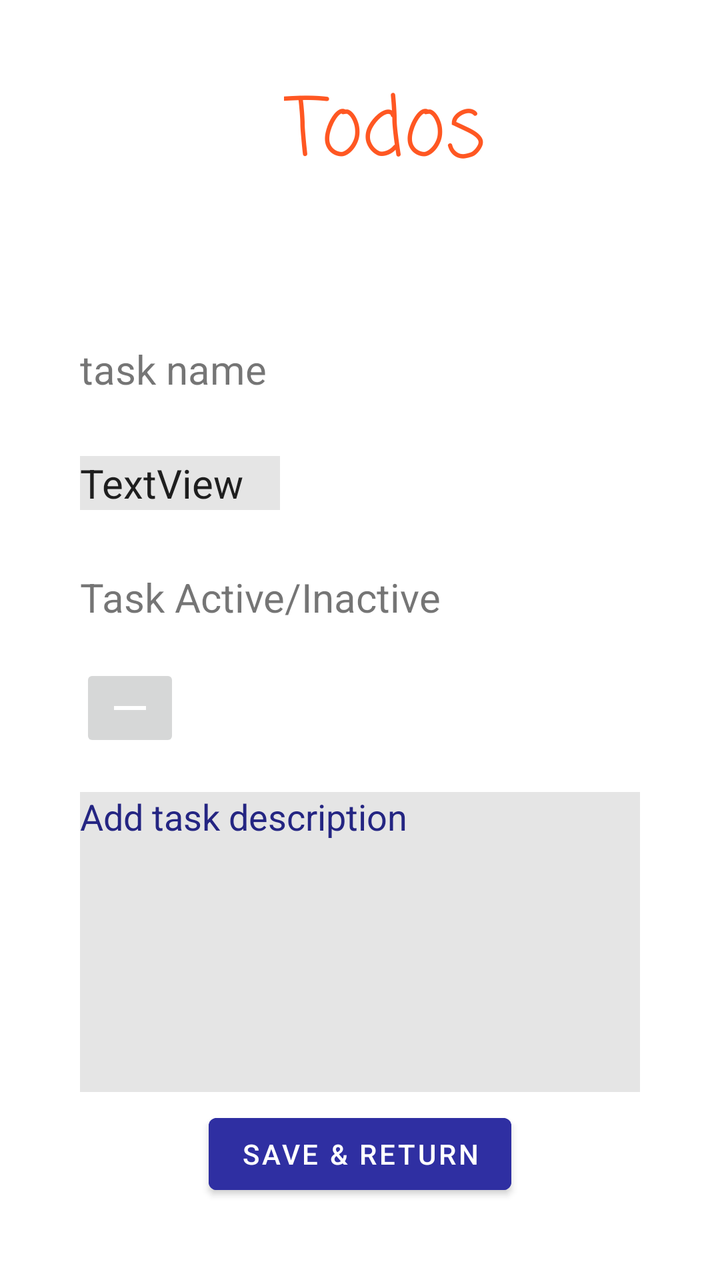
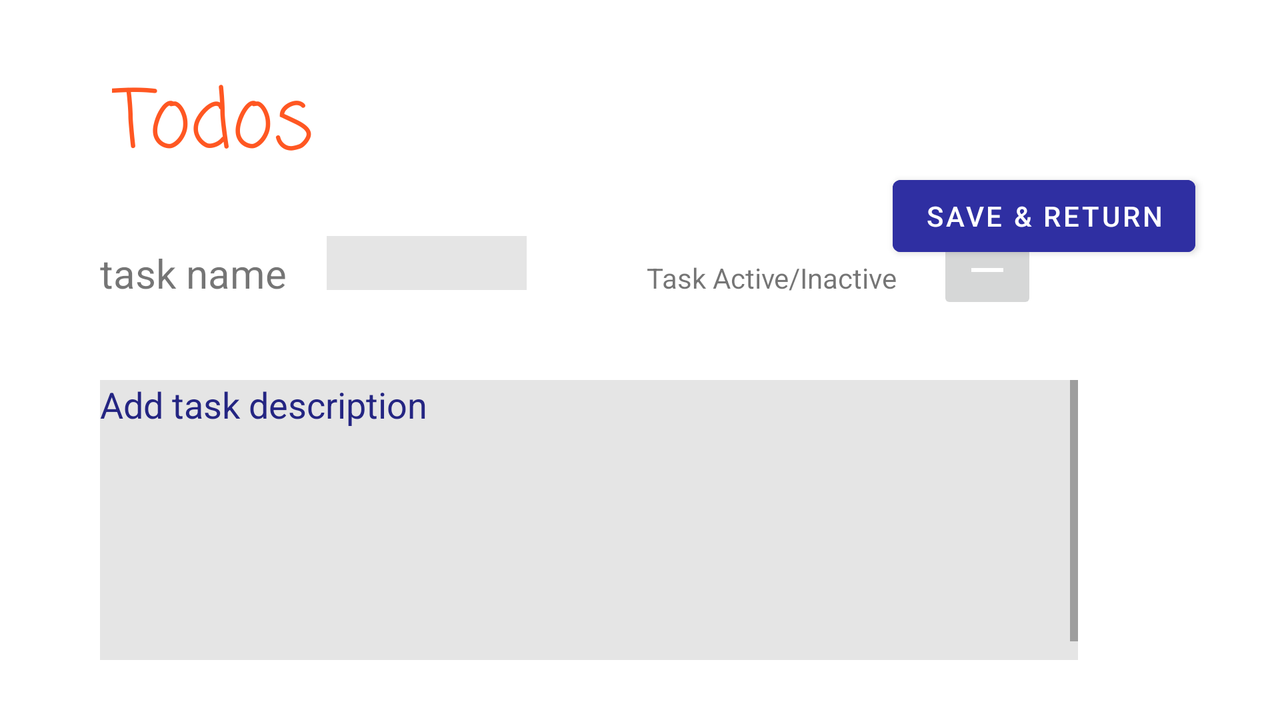

One screen, two layout resources from the same app: the default and the repository's alternative for another configuration. Each is rendered where Android would select it; the XML of both is given below.
<!-- AndroidManifest.xml: application theme Theme.TodoList -->
<!-- res/layout/activity_task_form_details.xml -->
<?xml version="1.0" encoding="utf-8"?>
<androidx.constraintlayout.widget.ConstraintLayout xmlns:android="http://schemas.android.com/apk/res/android"
    xmlns:app="http://schemas.android.com/apk/res-auto"
    xmlns:tools="http://schemas.android.com/tools"
    android:layout_width="match_parent"
    android:layout_height="match_parent"
    tools:context=".TaskFormDetails">

    <TextView
        android:id="@+id/main_title2"
        android:layout_width="wrap_content"
        android:layout_height="wrap_content"
        android:layout_marginStart="166dp"
        android:layout_marginTop="36dp"
        android:layout_marginEnd="188dp"
        android:fontFamily="casual"
        android:text="@string/main_title_p1"
        android:textColor="@color/dark_orange"
        android:textSize="40sp"
        app:layout_constraintEnd_toEndOf="parent"
        app:layout_constraintHorizontal_bias="0.255"
        app:layout_constraintStart_toStartOf="parent"
        app:layout_constraintTop_toTopOf="parent" />

    <LinearLayout
        android:id="@+id/linearLayout"
        android:layout_width="0dp"
        android:layout_height="wrap_content"
        android:layout_marginTop="44dp"
        android:orientation="vertical"
        android:paddingHorizontal="40dp"
        android:paddingBottom="20dp"
        app:layout_constraintEnd_toEndOf="parent"
        app:layout_constraintHorizontal_bias="0.0"
        app:layout_constraintStart_toStartOf="parent"
        app:layout_constraintTop_toBottomOf="@+id/main_title2">

        <TextView
            android:id="@+id/label_taskName_p2"
            android:layout_width="wrap_content"
            android:layout_height="wrap_content"
            android:layout_marginTop="30dp"
            android:textSize="20sp"
            android:text="task name" />

        <LinearLayout
            android:layout_width="match_parent"
            android:paddingTop="30dp"
            android:layout_height="match_parent"
            android:orientation="horizontal">

            <EditText
                android:id="@+id/task_name_p2"
                android:layout_width="100dp"
                android:layout_height="wrap_content"
                android:layout_gravity="center_vertical"
                android:layout_marginRight="20dp"
                android:textSize="20sp"
                android:background="@color/dark_white"
                android:text="TextView" />

        </LinearLayout>

        <TextView
            android:id="@+id/active_inactive_p2"
            android:layout_width="wrap_content"
            android:layout_height="wrap_content"
            android:layout_marginTop="30dp"
            android:textSize="20sp"
            android:text="Task Active/Inactive" />

        <ImageButton
            android:id="@+id/button_active_inactive_p2"
            android:layout_width="50dp"
            android:layout_height="wrap_content"
            android:layout_marginTop="20dp"
            android:onClick="changeStatus"
            app:srcCompat="@drawable/button_inactive_task_image" />

    </LinearLayout>

    <ScrollView
        android:id="@+id/scrollView2"
        android:layout_width="match_parent"
        android:layout_height="0dp"
        android:paddingHorizontal="40dp"
        app:layout_constraintStart_toStartOf="parent"
        app:layout_constraintTop_toBottomOf="@+id/linearLayout">

        <LinearLayout
            android:layout_width="match_parent"
            android:layout_height="wrap_content"
            android:orientation="vertical">

            <EditText
                android:id="@+id/editTextTextMultiLine"
                android:layout_width="match_parent"
                android:layout_height="wrap_content"
                android:height="150dp"
                android:background="@color/dark_white"
                android:ems="10"
                android:gravity="start|top"
                android:inputType="textMultiLine"
                android:text="@string/add_task_description"
                android:textColor="@color/navy_theme" />

        </LinearLayout>
    </ScrollView>

    <Button
        android:id="@+id/button_submit_p2"
        android:layout_width="wrap_content"
        android:layout_height="wrap_content"
        android:layout_marginBottom="32dp"
        android:backgroundTint="@color/lighter_navy"
        android:onClick="submit"
        android:text="Save &amp; Return"
        app:layout_constraintBottom_toBottomOf="parent"
        app:layout_constraintEnd_toEndOf="parent"
        app:layout_constraintStart_toStartOf="parent"
        app:layout_constraintTop_toBottomOf="@+id/scrollView2" />

</androidx.constraintlayout.widget.ConstraintLayout>
<!-- resources referenced by this layout -->
<resources>
  <color name="dark_orange">#FF5722</color>
  <color name="dark_white">#E5E5E5</color>
  <color name="lighter_navy">#2F2FA2</color>
  <color name="navy_theme">#242582</color>
  <!-- drawable button_inactive_task_image (drawable) -->
  <vector android:height="24dp"
      android:tint="#FFFFFF"
      android:viewportHeight="24"
      android:viewportWidth="24"
      android:width="24dp"
      xmlns:android="http://schemas.android.com/apk/res/android">
      <path
  
          android:fillColor="@android:color/white"
          android:fillType="evenOdd"
          android:pathData="M4,11h16v2h-16z"/>
  </vector>
  <string name="add_task_description">Add task description</string>
  <string name="main_title_p1">Todos</string>
  <style name="Theme.TodoList" parent="Theme.MaterialComponents.DayNight.DarkActionBar">
          
          <item name="colorPrimary">@color/navy_theme</item>
          <item name="colorPrimaryVariant">@color/lighter_navy</item>
          <item name="colorOnPrimary">@color/white</item>
          
          <item name="colorSecondary">@color/teal_200</item>
          <item name="colorSecondaryVariant">@color/teal_700</item>
          <item name="colorOnSecondary">@color/black</item>
          
          <item name="android:statusBarColor" tools:targetApi="l">?attr/colorPrimaryVariant</item>
          
      </style>
  <color name="white">#FFFFFFFF</color>
  <color name="teal_200">#FF03DAC5</color>
  <color name="teal_700">#FF018786</color>
  <color name="black">#FF000000</color>
</resources>
<!-- res/layout-land/activity_task_form_details.xml (the repository's variant of the layout above) -->
<!-- drawn on the phone turned sideways -->
<?xml version="1.0" encoding="utf-8"?>
<androidx.constraintlayout.widget.ConstraintLayout xmlns:android="http://schemas.android.com/apk/res/android"
    xmlns:app="http://schemas.android.com/apk/res-auto"
    xmlns:tools="http://schemas.android.com/tools"
    android:layout_width="match_parent"
    android:layout_height="match_parent"
    tools:context=".TaskFormDetails">

    <TextView
        android:id="@+id/main_title2"
        android:layout_width="wrap_content"
        android:layout_height="wrap_content"
        android:layout_marginStart="56dp"
        android:layout_marginTop="32dp"
        android:fontFamily="casual"
        android:text="@string/main_title_p1"
        android:textColor="@color/dark_orange"
        android:textSize="40sp"
        app:layout_constraintStart_toStartOf="parent"
        app:layout_constraintTop_toTopOf="parent" />

    <LinearLayout
        android:id="@+id/linearLayout"
        android:layout_width="567dp"
        android:layout_height="97dp"
        android:orientation="horizontal"
        android:paddingHorizontal="50dp"
        android:paddingBottom="20dp"
        app:layout_constraintStart_toStartOf="parent"
        app:layout_constraintTop_toBottomOf="@+id/main_title2">


        <TextView
            android:id="@+id/label_taskName_p2"
            android:layout_width="wrap_content"
            android:layout_height="wrap_content"
            android:layout_marginTop="30dp"
            android:layout_marginRight="20dp"
            android:inputType="text"
            android:textSize="20sp"

            android:text="task name" />

        <EditText
            android:id="@+id/task_name_p2"
            android:layout_width="100dp"
            android:layout_height="wrap_content"
            android:layout_gravity="center_vertical"
            android:layout_marginEnd="60dp"
            android:layout_marginRight="20dp"
            android:background="@color/dark_white"
            android:textSize="20sp" />


        <TextView
            android:id="@+id/active_inactive_p2"
            android:layout_width="wrap_content"
            android:layout_height="wrap_content"
            android:layout_marginTop="30dp"
            android:layout_marginRight="20dp"

            android:text="Task Active/Inactive" />

        <ImageButton
            android:id="@+id/button_active_inactive_p2"
            android:layout_width="50dp"
            android:layout_height="wrap_content"
            android:layout_marginTop="20dp"
            android:onClick="changeStatus"
            app:srcCompat="@drawable/button_inactive_task_image" />

    </LinearLayout>

    <ScrollView
        android:id="@+id/scrollView2"
        android:layout_width="489dp"
        android:layout_height="0dp"
        android:layout_marginStart="50dp"
        android:layout_marginBottom="30dp"
        app:layout_constraintBottom_toBottomOf="parent"
        app:layout_constraintStart_toStartOf="parent"
        app:layout_constraintTop_toBottomOf="@+id/linearLayout">

        <LinearLayout
            android:layout_width="match_parent"
            android:layout_height="wrap_content"
            android:orientation="vertical">

            <EditText
                android:id="@+id/editTextTextMultiLine"
                android:layout_width="match_parent"
                android:layout_height="wrap_content"
                android:height="150dp"
                android:background="@color/dark_white"
                android:ems="10"
                android:gravity="start|top"
                android:inputType="textMultiLine"
                android:text="@string/add_task_description"
                android:textColor="@color/navy_theme" />

        </LinearLayout>
    </ScrollView>

    <Button
        android:id="@+id/button_submit_p2"
        android:layout_width="wrap_content"
        android:layout_height="wrap_content"
        android:layout_marginEnd="52dp"
        android:backgroundTint="@color/lighter_navy"
        android:onClick="submit"
        android:text="@string/button_save_amp_return"
        app:layout_constraintBottom_toBottomOf="parent"
        app:layout_constraintEnd_toEndOf="parent"
        app:layout_constraintHorizontal_bias="0.904"
        app:layout_constraintStart_toEndOf="@+id/scrollView2"
        app:layout_constraintTop_toTopOf="parent"
        app:layout_constraintVertical_bias="0.269" />

</androidx.constraintlayout.widget.ConstraintLayout>
<!-- resources referenced by the variant -->
<!-- as the phone turned sideways resolves them -->
<resources>
  <color name="dark_orange">#FF5722</color>
  <color name="dark_white">#E5E5E5</color>
  <color name="lighter_navy">#2F2FA2</color>
  <color name="navy_theme">#242582</color>
  <!-- drawable button_inactive_task_image (drawable) -->
  <vector android:height="24dp"
      android:tint="#FFFFFF"
      android:viewportHeight="24"
      android:viewportWidth="24"
      android:width="24dp"
      xmlns:android="http://schemas.android.com/apk/res/android">
      <path
  
          android:fillColor="@android:color/white"
          android:fillType="evenOdd"
          android:pathData="M4,11h16v2h-16z"/>
  </vector>
  <string name="add_task_description">Add task description</string>
  <string name="button_save_amp_return">Save &amp; Return</string>
  <string name="main_title_p1">Todos</string>
  <style name="Theme.TodoList" parent="Theme.MaterialComponents.DayNight.DarkActionBar">
          
          <item name="colorPrimary">@color/navy_theme</item>
          <item name="colorPrimaryVariant">@color/lighter_navy</item>
          <item name="colorOnPrimary">@color/white</item>
          
          <item name="colorSecondary">@color/teal_200</item>
          <item name="colorSecondaryVariant">@color/teal_700</item>
          <item name="colorOnSecondary">@color/black</item>
          
          <item name="android:statusBarColor" tools:targetApi="l">?attr/colorPrimaryVariant</item>
          
      </style>
  <color name="white">#FFFFFFFF</color>
  <color name="teal_200">#FF03DAC5</color>
  <color name="teal_700">#FF018786</color>
  <color name="black">#FF000000</color>
</resources>
